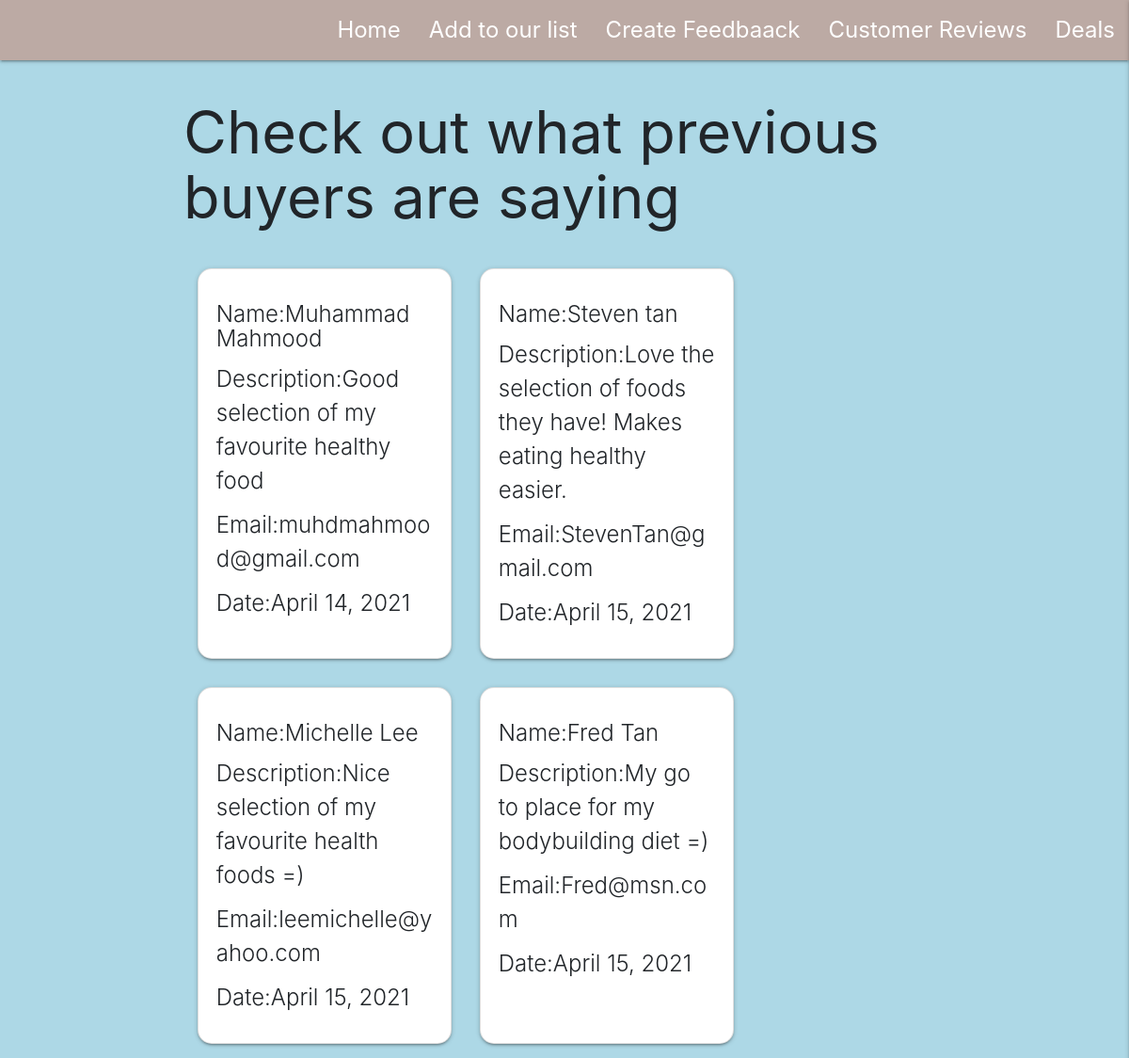
The app's page /reviews/ with its own data.
### reviews/models.py (models this page shows)
class reviews(models.Model):
    name = models.CharField(blank=False, max_length=255)
    Email = models.EmailField(blank=False, max_length=320)
    date = models.DateField(default=datetime.date.today)
    reviews = models.TextField(blank=False)

### reviews/views.py (the view)
# urls.py: path('', healthfood.views.index, name="show_healthfood_route"),
def index(request):
    all_reviews = reviews.objects.all()
    return render(request, 'reviews/index-template.html', {
        'reviews': all_reviews
    })

### reviews/templates/reviews/index-template.html
{% extends 'base.template.html' %}
{% load static %}
{%block content%}
<h1>Check out what previous buyers are saying</h1>
<div style="display:flex;flex-wrap:wrap">
    {%for reviews in reviews %}
    <div class="card m-3" style="width:18rem;">
        <div class="card-body">
            <h5 class="card-title"> Name:{{reviews.name}}</h5>
            <p class="card-title"> Description:{{reviews.reviews}}</p>
            <p class="card-title"> Email:{{reviews.Email}}</p>
            <p class="card-title"> Date:{{reviews.date}}</p>
        </div>
    </div>
    {%endfor%}
</div>
{%endblock%}

### static/css/style.css (style rules this page uses)
body { background-color: lightblue; }
.card { border-radius: 15px; }

### records on screen
reviews: name "Muhammad Mahmood", reviews "Good selection of my favourite healthy food", Email "muhdmahmood@gmail.com", date "April 14, 2021"
reviews: name "Steven tan", reviews "Love the selection of foods they have! Makes eating healthy easier.", Email "StevenTan@gmail.com", date "April 15, 2021"
reviews: name "Michelle Lee", reviews "Nice selection of my favourite health foods =)", Email "leemichelle@yahoo.com", date "April 15, 2021"
reviews: name "Fred Tan", reviews "My go to place for my bodybuilding diet =)", Email "Fred@msn.com", date "April 15, 2021"
